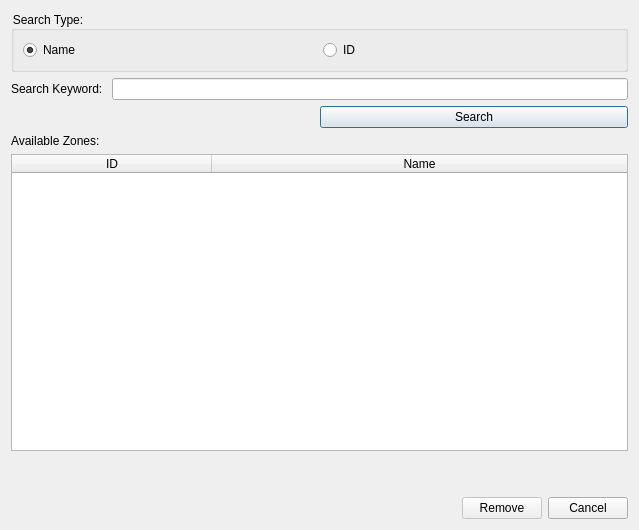
<?xml version="1.0" encoding="UTF-8"?>
<ui version="4.0">
 <class>RemoveZoneDialog</class>
 <widget class="QDialog" name="RemoveZoneDialog">
  <property name="geometry">
   <rect>
    <x>0</x>
    <y>0</y>
    <width>639</width>
    <height>530</height>
   </rect>
  </property>
  <property name="windowTitle">
   <string>Remove Zone</string>
  </property>
  <property name="styleSheet">
   <string notr="true">font: 12pt &quot;Ubuntu&quot;;
color: rgb(0, 0, 0);</string>
  </property>
  <layout class="QVBoxLayout" name="verticalLayout_2">
   <item>
    <widget class="QGroupBox" name="searchTypeGroupBox">
     <property name="title">
      <string>Search Type:</string>
     </property>
     <layout class="QHBoxLayout" name="horizontalLayout">
      <item>
       <widget class="QRadioButton" name="nameRadioButton">
        <property name="text">
         <string>Name</string>
        </property>
        <property name="checked">
         <bool>true</bool>
        </property>
       </widget>
      </item>
      <item>
       <widget class="QRadioButton" name="idRadioButton">
        <property name="text">
         <string>ID</string>
        </property>
       </widget>
      </item>
     </layout>
    </widget>
   </item>
   <item>
    <layout class="QHBoxLayout" name="horizontalLayout_2">
     <item>
      <widget class="QLabel" name="label">
       <property name="text">
        <string>Search Keyword: </string>
       </property>
      </widget>
     </item>
     <item>
      <widget class="QLineEdit" name="searchKeyworkdLineEdit"/>
     </item>
    </layout>
   </item>
   <item>
    <layout class="QHBoxLayout" name="horizontalLayout_3">
     <item>
      <spacer name="horizontalSpacer">
       <property name="orientation">
        <enum>Qt::Horizontal</enum>
       </property>
       <property name="sizeHint" stdset="0">
        <size>
         <width>40</width>
         <height>20</height>
        </size>
       </property>
      </spacer>
     </item>
     <item>
      <widget class="QPushButton" name="searchPushButton">
       <property name="sizePolicy">
        <sizepolicy hsizetype="Expanding" vsizetype="Fixed">
         <horstretch>0</horstretch>
         <verstretch>0</verstretch>
        </sizepolicy>
       </property>
       <property name="text">
        <string>Search</string>
       </property>
      </widget>
     </item>
    </layout>
   </item>
   <item>
    <layout class="QVBoxLayout" name="verticalLayout">
     <item>
      <widget class="QLabel" name="label_2">
       <property name="text">
        <string>Available Zones:</string>
       </property>
      </widget>
     </item>
     <item>
      <widget class="QTableWidget" name="availableZonesTableWidget">
       <attribute name="horizontalHeaderDefaultSectionSize">
        <number>200</number>
       </attribute>
       <attribute name="horizontalHeaderStretchLastSection">
        <bool>true</bool>
       </attribute>
       <column>
        <property name="text">
         <string>ID</string>
        </property>
       </column>
       <column>
        <property name="text">
         <string>Name</string>
        </property>
       </column>
      </widget>
     </item>
    </layout>
   </item>
   <item>
    <spacer name="verticalSpacer">
     <property name="orientation">
      <enum>Qt::Vertical</enum>
     </property>
     <property name="sizeType">
      <enum>QSizePolicy::Preferred</enum>
     </property>
     <property name="sizeHint" stdset="0">
      <size>
       <width>20</width>
       <height>40</height>
      </size>
     </property>
    </spacer>
   </item>
   <item>
    <layout class="QHBoxLayout" name="horizontalLayout_4">
     <item>
      <spacer name="horizontalSpacer_2">
       <property name="orientation">
        <enum>Qt::Horizontal</enum>
       </property>
       <property name="sizeHint" stdset="0">
        <size>
         <width>40</width>
         <height>20</height>
        </size>
       </property>
      </spacer>
     </item>
     <item>
      <widget class="QPushButton" name="removePushButton">
       <property name="enabled">
        <bool>false</bool>
       </property>
       <property name="text">
        <string>Remove</string>
       </property>
      </widget>
     </item>
     <item>
      <widget class="QPushButton" name="cancelPushButton">
       <property name="text">
        <string>Cancel</string>
       </property>
      </widget>
     </item>
    </layout>
   </item>
  </layout>
 </widget>
 <resources/>
 <connections/>
</ui>
